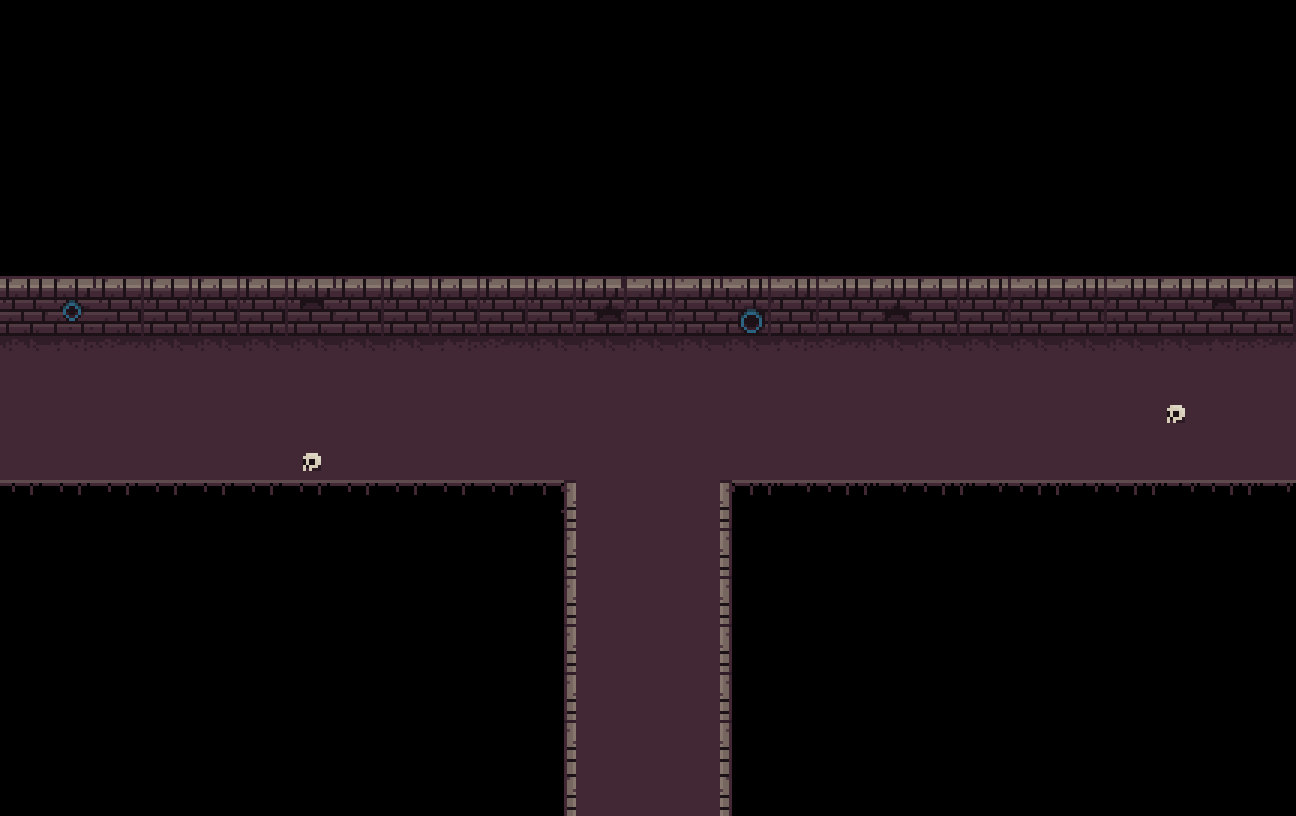

A level layout from a 2D game, rendered from its tile map. Below: a short description, then the map file with tile-grid data replaced by summaries:
An orthogonal 27x17 tile map with 48x48 px tiles, 7 tile layers (suelo, paredes, Capa de patrones 4, Capa de patrones 5, ...).

<map version="1.0" tiledversion="1.1.4" orientation="orthogonal" renderorder="right-down" width="27" height="17" tilewidth="48" tileheight="48" infinite="0" nextobjectid="1">
 <tileset firstgid="1" name="tileModificadox3" tilewidth="48" tileheight="48" tilecount="256" columns="16">
  <image source="tileModificadox3.png" width="768" height="768" />
 </tileset>
 <layer name="suelo" width="27" height="17">
  <data>[459 cells, 102 non-empty, 5 distinct tile ids]</data>
 </layer>
 <layer name="paredes" width="27" height="17">
  <data>[459 cells, 90 non-empty, 18 distinct tile ids]</data>
 </layer>
 <layer name="Capa de patrones 4" width="27" height="17">
  <data>[459 cells, 0 non-empty, 0 distinct tile ids]</data>
 </layer>
 <layer name="Capa de patrones 5" width="27" height="17">
  <data>[459 cells, 0 non-empty, 0 distinct tile ids]</data>
 </layer>
 <layer name="Capa de patrones 6" width="27" height="17">
  <data>[459 cells, 0 non-empty, 0 distinct tile ids]</data>
 </layer>
 <layer name="Capa de patrones 7" width="27" height="17">
  <data>[459 cells, 0 non-empty, 0 distinct tile ids]</data>
 </layer>
 <layer name="capaExtra" width="27" height="17">
  <data>[459 cells, 0 non-empty, 0 distinct tile ids]</data>
 </layer>
</map>
